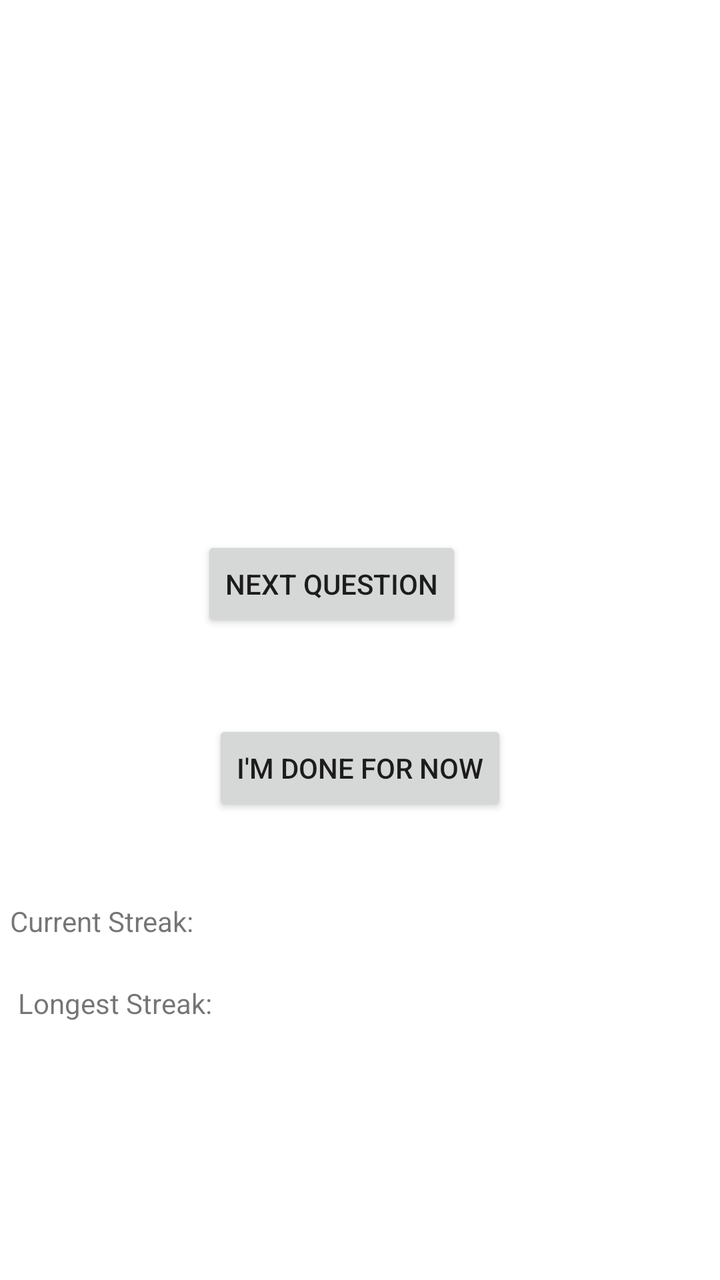
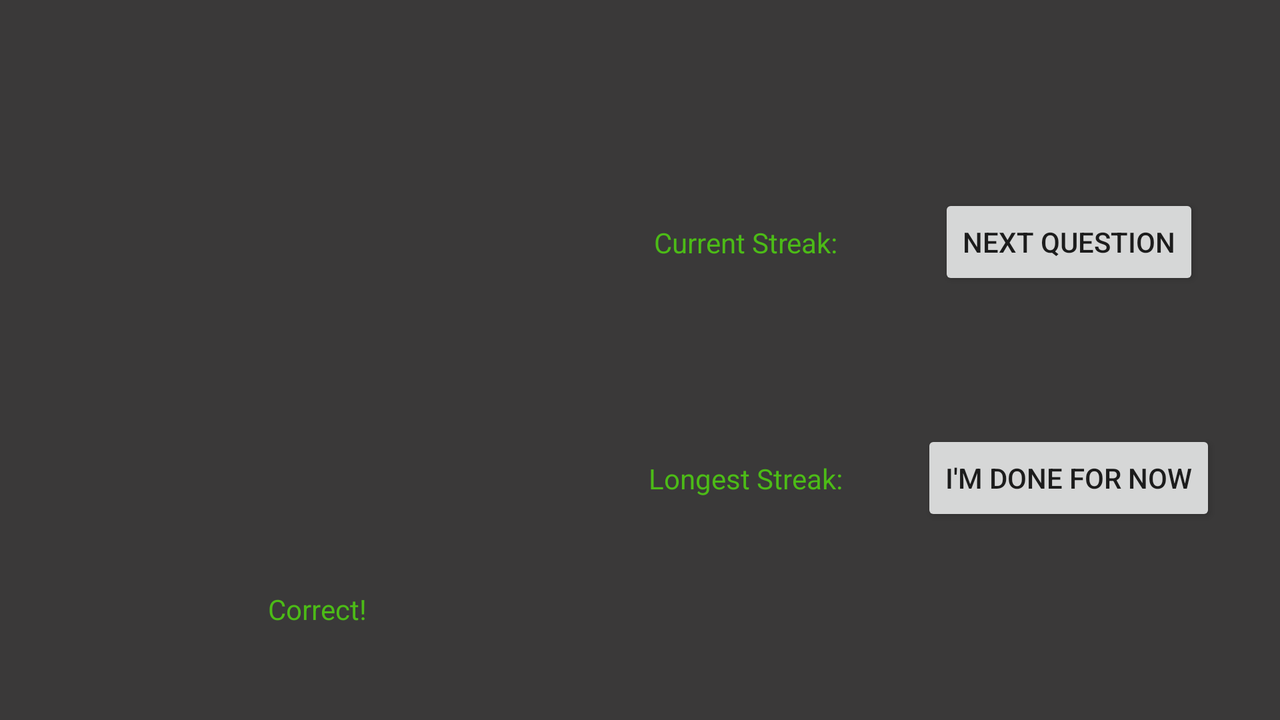

The same Android screen from two of the app's own layout files: first res/layout/ as a phone draws it, then the author's variant for another configuration, drawn on a device whose configuration selects that folder. Both files follow.
<!-- AndroidManifest.xml: activity theme Theme.357Project -->
<!-- res/layout/activity_correct_answer.xml -->
<?xml version="1.0" encoding="utf-8"?>
<androidx.constraintlayout.widget.ConstraintLayout xmlns:android="http://schemas.android.com/apk/res/android"
    xmlns:app="http://schemas.android.com/apk/res-auto"
    xmlns:tools="http://schemas.android.com/tools"
    android:layout_width="match_parent"
    android:layout_height="match_parent"
    tools:context=".CorrectAnswerActivity">

    <Button
        android:id="@+id/nextQ"
        android:layout_width="wrap_content"
        android:layout_height="wrap_content"
        android:layout_marginStart="128dp"
        android:layout_marginEnd="129dp"
        android:layout_marginBottom="44dp"
        android:text="Next Question"
        app:layout_constraintBottom_toTopOf="@+id/cHome"
        app:layout_constraintEnd_toEndOf="parent"
        app:layout_constraintHorizontal_bias="1.0"
        app:layout_constraintStart_toStartOf="parent" />

    <Button
        android:id="@+id/cHome"
        android:layout_width="wrap_content"
        android:layout_height="wrap_content"
        android:layout_marginStart="118dp"
        android:layout_marginEnd="118dp"
        android:layout_marginBottom="232dp"
        android:text="I'm done for now"
        app:layout_constraintBottom_toBottomOf="parent"
        app:layout_constraintEnd_toEndOf="parent"
        app:layout_constraintStart_toStartOf="parent" />

    <ImageView
        android:id="@+id/imageView"
        android:layout_width="253dp"
        android:layout_height="230dp"
        android:layout_marginStart="79dp"
        android:layout_marginTop="55dp"
        android:layout_marginEnd="79dp"
        app:layout_constraintEnd_toEndOf="parent"
        app:layout_constraintStart_toStartOf="parent"
        app:layout_constraintTop_toTopOf="parent"
        app:srcCompat="@drawable/ic_channel_foreground" />

    <TextView
        android:id="@+id/textView2"
        android:layout_width="wrap_content"
        android:layout_height="wrap_content"
        android:layout_marginStart="180dp"
        android:layout_marginTop="8dp"
        android:layout_marginEnd="181dp"
        android:text="Correct!"
        app:layout_constraintEnd_toEndOf="parent"
        app:layout_constraintStart_toStartOf="parent"
        app:layout_constraintTop_toBottomOf="@+id/imageView" />

    <TextView
        android:id="@+id/cCurrentStreak"
        android:layout_width="wrap_content"
        android:layout_height="wrap_content"
        android:layout_marginStart="30dp"
        android:layout_marginEnd="288dp"
        android:layout_marginBottom="22dp"
        android:text="Current Streak:"
        app:layout_constraintBottom_toTopOf="@+id/cLongestStreak"
        app:layout_constraintEnd_toEndOf="parent"
        app:layout_constraintStart_toStartOf="parent" />

    <TextView
        android:id="@+id/cLongestStreak"
        android:layout_width="wrap_content"
        android:layout_height="wrap_content"
        android:layout_marginStart="34dp"
        android:layout_marginEnd="279dp"
        android:layout_marginBottom="129dp"
        android:text="Longest Streak:"
        app:layout_constraintBottom_toBottomOf="parent"
        app:layout_constraintEnd_toEndOf="parent"
        app:layout_constraintStart_toStartOf="parent" />
</androidx.constraintlayout.widget.ConstraintLayout>
<!-- resources referenced by this layout -->
<resources>
  <style name="Theme.357Project" parent="Theme.MaterialComponents.DayNight.DarkActionBar">
          
          <item name="colorPrimary">@color/dark_gray</item>
          <item name="colorPrimaryVariant">@color/darkish_gray</item>
          <item name="colorOnPrimary">@color/kelly_green</item>
          
          <item name="colorSecondary">@color/dark_gray</item>
          <item name="colorSecondaryVariant">@color/darkish_gray</item>
          <item name="colorOnSecondary">@color/kelly_green</item>
          
          <item name="android:statusBarColor">?attr/colorPrimaryVariant</item>
          
      </style>
  <color name="dark_gray">#242526</color>
  <color name="darkish_gray">#686868</color>
  <color name="kelly_green">#4CBB17</color>
</resources>
<!-- res/layout-land/activity_correct_answer.xml (the author's variant of the layout above) -->
<!-- drawn on the phone turned sideways -->
<?xml version="1.0" encoding="utf-8"?>
<androidx.constraintlayout.widget.ConstraintLayout xmlns:android="http://schemas.android.com/apk/res/android"
    xmlns:app="http://schemas.android.com/apk/res-auto"
    xmlns:tools="http://schemas.android.com/tools"
    android:layout_width="match_parent"
    android:layout_height="match_parent"
    android:background="#3A3939"
    tools:context=".CorrectAnswerActivity">

    <Button
        android:id="@+id/nextQ"
        android:layout_width="wrap_content"
        android:layout_height="wrap_content"
        android:layout_marginTop="32dp"
        android:text="Next Question"
        app:layout_constraintEnd_toEndOf="@+id/cHome"
        app:layout_constraintStart_toStartOf="@+id/cHome"
        app:layout_constraintTop_toTopOf="@+id/imageView" />

    <Button
        android:id="@+id/cHome"
        android:layout_width="wrap_content"
        android:layout_height="wrap_content"
        android:layout_marginEnd="32dp"
        android:layout_marginBottom="32dp"
        android:text="I'm done for now"
        app:layout_constraintBottom_toBottomOf="@+id/imageView"
        app:layout_constraintEnd_toEndOf="parent" />

    <ImageView
        android:id="@+id/imageView"
        android:layout_width="253dp"
        android:layout_height="230dp"
        android:layout_marginStart="32dp"
        app:layout_constraintBottom_toBottomOf="parent"
        app:layout_constraintStart_toStartOf="parent"
        app:layout_constraintTop_toTopOf="parent"
        app:srcCompat="@drawable/ic_channel_foreground" />

    <TextView
        android:id="@+id/textView2"
        android:layout_width="wrap_content"
        android:layout_height="wrap_content"
        android:text="Correct!"
        android:textColor="#4CBB17"
        app:layout_constraintEnd_toEndOf="@+id/imageView"
        app:layout_constraintStart_toStartOf="@+id/imageView"
        app:layout_constraintTop_toBottomOf="@+id/imageView" />

    <TextView
        android:id="@+id/cCurrentStreak"
        android:layout_width="wrap_content"
        android:layout_height="wrap_content"
        android:text="Current Streak:"
        android:textColor="#4CBB17"
        app:layout_constraintBottom_toBottomOf="@+id/nextQ"
        app:layout_constraintEnd_toEndOf="@+id/cLongestStreak"
        app:layout_constraintStart_toStartOf="@+id/cLongestStreak"
        app:layout_constraintTop_toTopOf="@+id/nextQ" />

    <TextView
        android:id="@+id/cLongestStreak"
        android:layout_width="wrap_content"
        android:layout_height="wrap_content"
        android:text="Longest Streak:"
        android:textColor="#4CBB17"
        app:layout_constraintBottom_toBottomOf="@+id/cHome"
        app:layout_constraintEnd_toStartOf="@+id/cHome"
        app:layout_constraintStart_toEndOf="@+id/imageView"
        app:layout_constraintTop_toTopOf="@+id/cHome" />
</androidx.constraintlayout.widget.ConstraintLayout>
